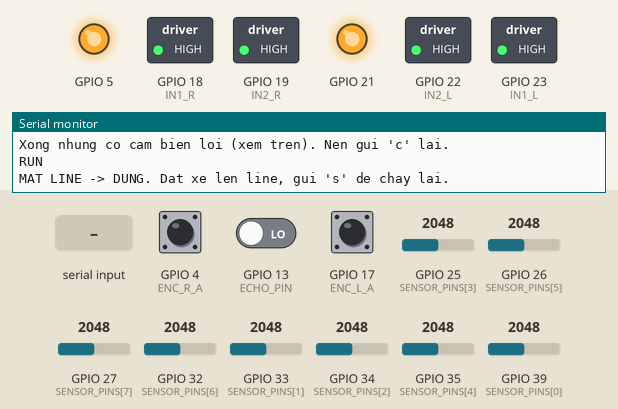
Simulated run of this sketch. Board: ESP32. On the bench: switched loads named in the sketch (green lamp = pin HIGH), output pins drawn as LEDs (lit = HIGH), the last lines printed to the serial monitor. The test bench sets the inputs (shaded band); at power-on: GPIO 4 (ENC_R_A) HIGH, GPIO 13 (ECHO_PIN) LOW, GPIO 17 (ENC_L_A) HIGH, GPIO 25 (SENSOR_PINS[3]) = 2048, GPIO 26 (SENSOR_PINS[5]) = 2048, GPIO 27 (SENSOR_PINS[7]) = 2048, GPIO 32 (SENSOR_PINS[6]) = 2048, GPIO 33 (SENSOR_PINS[1]) = 2048, GPIO 34 (SENSOR_PINS[2]) = 2048, GPIO 35 (SENSOR_PINS[4]) = 2048, GPIO 39 (SENSOR_PINS[0]) = 2048 (analog values on the 0–4095 scale). EEPROM starts erased.

Above: at 10.5 s.
10.6 s: "c\n" received over Serial
At 11.2 s:
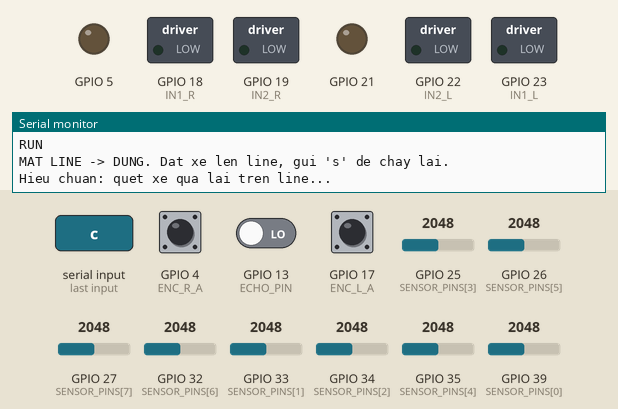
12.1 s: "test\n" received over Serial
At 15.0 s:
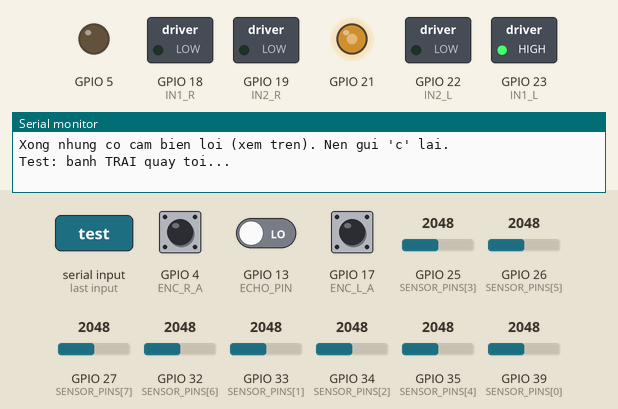
15.1 s: "s\n" received over Serial
At 16.4 s:
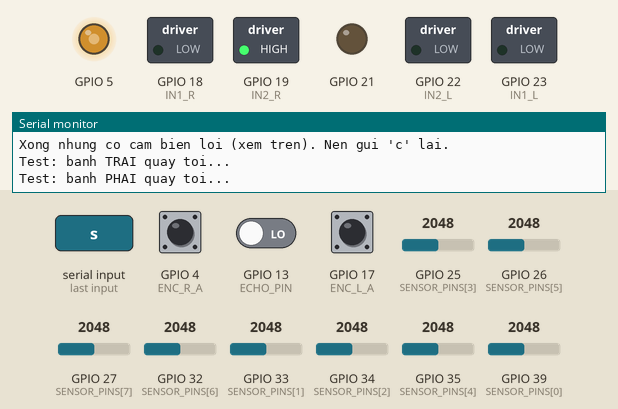
Timing chart, 0 to 18.2 s (numbered marks = the images above; inputs shaded):
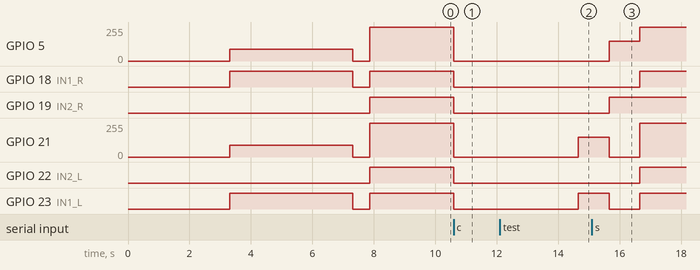

The sketch:

line_copy_20261126115010.ino
```cpp
// File nhóm đang sử dụng để chạy
/*
 * ===================================================================
 *  XE DÒ LINE - ESP32 DEV MODULE (v4 - bản đã rà soát & sửa lỗi từ v3)
 *  QTR-8A (analog) + HC-SR04 + L298N + 2x Encoder GA25 (Pha A & B)
 *  Điều khiển: PD (đạo hàm có lọc), tự hiệu chuẩn, dừng vật cản
 *  (non-blocking), chỉnh thông số qua Serial.
 * ===================================================================
 *
 *  SƠ ĐỒ CHÂN (giữ nguyên như v3):
 *  - L298N (Bánh TRÁI - OUT3/OUT4) : ENB->21, IN3->23, IN4->22
 *  - L298N (Bánh PHẢI - OUT1/OUT2) : ENA->5,  IN1->18, IN2->19
 *  - Encoder TRÁI                  : A->17, B->16
 *  - Encoder PHẢI                  : A->4,  B->2   (GPIO2 là chân strapping!)
 *  - QTR-8A (OUT1..OUT8)           : 27, 32, 26, 35, 25, 34, 33, 39
 *  - HC-SR04                       : TRIG->12 (strapping!), ECHO->13 (chia áp 5V->3.3V)
 *
 *  LỆNH SERIAL (115200, Newline):
 *    c          : hiệu chuẩn cảm biến (4 giây)
 *    s          : bắt đầu chạy       | x   : dừng
 *    kp 0.05    : đặt Kp             | kd 1.0 : đặt Kd  | ki 0.0 : đặt Ki
 *    base 150   : tốc độ cơ bản      | max 230 : tốc độ tối đa
 *    lost 140   : tốc độ xoay khi mất line
 *    dbg        : bật/tắt debug      | p   : in thông số hiện tại
 */

#include <Arduino.h>
#include <Preferences.h>

// ============================ CẤU HÌNH ==============================
#define AUTO_START     true     // true: bật nguồn là tự chạy (không cần Serial)
const uint32_t START_DELAY_MS = 3000;              // chờ bao lâu sau khi bật nguồn rồi mới chạy
#define BLACK_LINE      true     // true: line đen nền trắng | false: line trắng nền đen
#define AUTO_CAL_SPIN   false    // true: xe tự xoay tại chỗ khi hiệu chuẩn
#define USE_ENCODER     1        // 1: bật đọc encoder | 0: tắt hẳn ngắt encoder
#define CAL_TIME_MS     4000
#define NUM_SENSORS     8

// QTR-8A: OUT1..OUT8 (OUT1 = ngoài cùng TRÁI; nếu bị ngược hãy đảo thứ tự mảng này)
const uint8_t SENSOR_PINS[NUM_SENSORS] = {39,33,34,25,35,26,32,27};

// L298N (Trái = OUT3/OUT4, Phải = OUT1/OUT2)
const uint8_t EN_R = 5, IN1_R = 18, IN2_R = 19;   // Động cơ PHẢI (ENB, IN1, IN2)
const uint8_t EN_L = 21,  IN1_L = 23, IN2_L = 22;   // Động cơ TRÁI (ENA, IN3, IN4)
const bool INVERT_LEFT  = false;                   // đổi thành true nếu bánh trái quay ngược
const bool INVERT_RIGHT = true;                   // đổi thành true nếu bánh phải quay ngược

// HC-SR04
const uint8_t TRIG_PIN = 14, ECHO_PIN = 13;
const float    OBSTACLE_CM   = 15.0f;
const uint8_t  OBSTACLE_HITS = 2;                  // số lần đo liên tiếp để xác nhận vật cản (2 x 60ms)
const uint32_t US_MIN_WIDTH  = 120;                // us; xung ngắn hơn (~2cm) coi là nhiễu

// Mất line
const uint32_t LOST_TIMEOUT_MS = 2000;             // xoay tìm line quá lâu thì dừng hẳn

// Encoder GA25 (Pha A + Pha B)
const uint8_t ENC_L_A = 17, ENC_L_B = 16;          // Trái
const uint8_t ENC_R_A = 4,  ENC_R_B = 15;           // Phải

// PWM
const uint32_t PWM_FREQ = 5000;
const uint8_t  PWM_BITS = 8;                       // 0..255

// Vòng điều khiển
const uint32_t LOOP_US = 2000;                     // 500 Hz

// Lọc đạo hàm: 1.0 = không lọc, càng nhỏ càng mượt (nhưng trễ hơn)
const float DERIV_ALPHA = 0.4f;

// ======================= THAM SỐ CÓ THỂ CHỈNH ========================
float Kp = 0.050f, Ki = 0.0f, Kd = 1.0f;
int   baseSpeed = 180;
int   maxSpeed  = 230;
int   minSpeed  = -80;                             // cho phép đảo chiều nhẹ khi vào cua gắt
int   lostSpin  = 150;                             // tốc độ xoay khi mất line

// ============================ BIẾN TOÀN CỤC ===========================
uint16_t calMin[NUM_SENSORS], calMax[NUM_SENSORS];
uint16_t sv[NUM_SENSORS];                          // giá trị chuẩn hóa 0..1000
bool     calibrated = false;

enum State { IDLE, CALIBRATING, RUNNING };
State state = IDLE;

float    lastErr = 0, integral = 0, derivFilt = 0;
bool     havePrev = false;                         // tránh derivative kick
int      lastSide = 0;                             // -1: lệch trái, +1: lệch phải
bool     debugOn = false;
bool     wasLost = false;
bool     obsPrinted = false;
uint32_t lostSinceMs = 0;

#if USE_ENCODER
volatile int32_t encL = 0, encR = 0;
int32_t  lastEncL = 0, lastEncR = 0;
int32_t  speedL = 0, speedR = 0;                   // xung có dấu / 50 ms

void IRAM_ATTR isrL() {
  if (digitalRead(ENC_L_B)) encL--;
  else                      encL++;
}
void IRAM_ATTR isrR() {
  if (digitalRead(ENC_R_B)) encR--;
  else                      encR++;
}
#endif

// ---- HC-SR04 non-blocking ----
volatile uint32_t echoRiseUs  = 0;
volatile uint32_t echoWidthUs = 0;
volatile bool     echoRising  = false;
volatile bool     echoDone    = false;
float    distCm = 999;
uint8_t  obstacleCount = 0;
bool     obstacle = false;
bool     usWaiting = false;
uint32_t usTrigMs = 0;

// =============================== PWM ==================================
void pwmBegin(uint8_t pin, uint8_t ch) {
#if ESP_ARDUINO_VERSION_MAJOR >= 3
  ledcAttach(pin, PWM_FREQ, PWM_BITS);
#else
  ledcSetup(ch, PWM_FREQ, PWM_BITS);
  ledcAttachPin(pin, ch);
#endif
}

void pwmWrite(uint8_t pin, uint8_t ch, uint8_t duty) {
#if ESP_ARDUINO_VERSION_MAJOR >= 3
  ledcWrite(pin, duty);
#else
  ledcWrite(ch, duty);
#endif
}

void driveOne(uint8_t en, uint8_t chn, uint8_t inA, uint8_t inB, int spd, bool inv) {
  if (inv) spd = -spd;
  if (spd > 0)      { digitalWrite(inA, HIGH); digitalWrite(inB, LOW);  }
  else if (spd < 0) { digitalWrite(inA, LOW);  digitalWrite(inB, HIGH); spd = -spd; }
  else              { digitalWrite(inA, LOW);  digitalWrite(inB, LOW);  }
  pwmWrite(en, chn, (uint8_t)constrain(spd, 0, 255));
}

void setMotors(int l, int r) {
  l = constrain(l, -255, 255);
  r = constrain(r, -255, 255);
  driveOne(EN_L, 0, IN1_L, IN2_L, l, INVERT_LEFT);
  driveOne(EN_R, 1, IN1_R, IN2_R, r, INVERT_RIGHT);
}

void stopMotors() { setMotors(0, 0); }             // thả trôi (coast)

// Phanh: hai chân IN cùng mức HIGH + EN full -> L298N đoản mạch cuộn dây, dừng nhanh
void brakeMotors() {
  digitalWrite(IN1_L, HIGH); digitalWrite(IN2_L, HIGH); pwmWrite(EN_L, 0, 255);
  digitalWrite(IN1_R, HIGH); digitalWrite(IN2_R, HIGH); pwmWrite(EN_R, 1, 255);
}

// ============================== HC-SR04 ===============================
void IRAM_ATTR isrEcho() {
  if (digitalRead(ECHO_PIN)) {
    echoRiseUs = micros();
    echoRising = true;
  } else if (echoRising) {
    echoWidthUs = micros() - echoRiseUs;
    echoRising  = false;
    echoDone    = true;
  }
}

void usReset() {
  noInterrupts();
  echoDone = false;
  echoRising = false;
  interrupts();
  usWaiting = false;
  obstacleCount = 0;
  obstacle = false;
  distCm = 999;
  usTrigMs = millis();
}

void usProcess(float cm) {
  distCm = cm;
  if (cm < OBSTACLE_CM) { if (obstacleCount < OBSTACLE_HITS + 2) obstacleCount++; }
  else                  { if (obstacleCount > 0) obstacleCount--; }
  obstacle = (obstacleCount >= OBSTACLE_HITS);
}

void updateObstacle(uint32_t ms) {
  if (usWaiting) {
    if (echoDone) {
      uint32_t w;
      noInterrupts(); w = echoWidthUs; echoDone = false; interrupts();
      usWaiting = false;
      if (w < US_MIN_WIDTH || w > 23200) usProcess(999.0f);   // nhiễu hoặc ngoài tầm
      else                               usProcess(w * 0.0343f / 2.0f);
    } else if (ms - usTrigMs > 30) {
      usWaiting = false;
      echoRising = false;
      usProcess(999.0f);
    }
  } else if (ms - usTrigMs >= 60) {
    echoDone = false;
    echoRising = false;
    digitalWrite(TRIG_PIN, HIGH);
    delayMicroseconds(10);
    digitalWrite(TRIG_PIN, LOW);
    usTrigMs = ms;
    usWaiting = true;
  }
}

// ============================== QTR-8A ================================
// Đọc bỏ 1 lần đầu (xả điện tích còn lại từ kênh ADC trước), rồi lấy trung bình 2 lần
uint16_t readOne(uint8_t pin) {
  analogRead(pin);
  return (analogRead(pin) + analogRead(pin)) / 2;
}

void readRaw(uint16_t *raw) {
  for (int i = 0; i < NUM_SENSORS; i++) raw[i] = readOne(SENSOR_PINS[i]);
}

// ---- Lưu/đọc hiệu chuẩn và thông số vào flash (còn nguyên khi mất điện) ----
Preferences prefs;

void saveCal() {
  prefs.begin("linebot", false);
  prefs.putBytes("calMin", calMin, sizeof(calMin));
  prefs.putBytes("calMax", calMax, sizeof(calMax));
  prefs.end();
}

bool loadCal() {
  prefs.begin("linebot", false);
  bool ok = prefs.getBytesLength("calMin") == sizeof(calMin) &&
            prefs.getBytesLength("calMax") == sizeof(calMax);
  if (ok) {
    prefs.getBytes("calMin", calMin, sizeof(calMin));
    prefs.getBytes("calMax", calMax, sizeof(calMax));
  }
  prefs.end();
  if (ok) calibrated = true;
  return ok;
}

void saveParams() {
  prefs.begin("linebot", false);
  prefs.putFloat("kp", Kp); prefs.putFloat("ki", Ki); prefs.putFloat("kd", Kd);
  prefs.putInt("base", baseSpeed); prefs.putInt("max", maxSpeed); prefs.putInt("lost", lostSpin);
  prefs.end();
}

void loadParams() {
  prefs.begin("linebot", false);
  Kp = prefs.getFloat("kp", Kp); Ki = prefs.getFloat("ki", Ki); Kd = prefs.getFloat("kd", Kd);
  baseSpeed = prefs.getInt("base", baseSpeed);
  maxSpeed  = prefs.getInt("max", maxSpeed);
  lostSpin  = prefs.getInt("lost", lostSpin);
  prefs.end();
}

void resetCal() {
  for (int i = 0; i < NUM_SENSORS; i++) { calMin[i] = 4095; calMax[i] = 0; }
}

void calibrateStep() {
  uint16_t raw[NUM_SENSORS];
  readRaw(raw);
  for (int i = 0; i < NUM_SENSORS; i++) {
    if (raw[i] < calMin[i]) calMin[i] = raw[i];
    if (raw[i] > calMax[i]) calMax[i] = raw[i];
  }
}

void runCalibration(bool spin) {
  Serial.println(F("Hieu chuan: quet xe qua lai tren line..."));
  stopMotors();
  resetCal();
  uint32_t t0 = millis();
  if (spin) setMotors(90, -90);
  while (millis() - t0 < CAL_TIME_MS) { calibrateStep(); delay(2); }
  stopMotors();
  bool ok = true;
  for (int i = 0; i < NUM_SENSORS; i++) {
    bool bad = ((int)calMax[i] - (int)calMin[i]) < 200;
    if (bad) ok = false;
    Serial.printf("S%d (GPIO%u): min=%u max=%u%s\n", i + 1, SENSOR_PINS[i],
                  calMin[i], calMax[i], bad ? "  <-- DAI HEP, kiem tra day/khoang cach/quet lai" : "");
  }
  calibrated = true;
  saveCal();                                       // nhớ lại cho lần bật nguồn sau
  Serial.println(ok ? F("Xong. Gui 's' de chay.")
                    : F("Xong nhung co cam bien loi (xem tren). Nen gui 'c' lai."));
}

int readPosition(bool &onLine) {
  uint16_t raw[NUM_SENSORS];
  readRaw(raw);
  long wsum = 0, sum = 0;
  int  maxV = 0;
  for (int i = 0; i < NUM_SENSORS; i++) {
    int range = (int)calMax[i] - (int)calMin[i];
    int v = 0;
    if (range > 50) {
      v = ((int)raw[i] - (int)calMin[i]) * 1000 / range;
      v = constrain(v, 0, 1000);
      if (!BLACK_LINE) v = 1000 - v;               // chỉ đảo khi cảm biến có dải hợp lệ
    }
    sv[i] = v;
    if (v > maxV) maxV = v;
    if (v > 150) {
      wsum += (long)v * i * 1000;
      sum  += v;
    }
  }
  onLine = (maxV > 250 && sum > 0);
  if (!onLine) return (lastSide < 0) ? 0 : (lastSide > 0 ? 7000 : 3500);
  int pos = (int)(wsum / sum);
  lastSide = (pos < 3500) ? -1 : +1;               // luôn có hướng, để mất line còn biết xoay phía nào
  return pos;
}

// ============================ ĐIỀU KHIỂN ==============================
void resetPid() {
  integral = 0;
  derivFilt = 0;
  havePrev = false;
}

void controlStep() {
  bool onLine;
  int pos = readPosition(onLine);

  if (obstacle != obsPrinted) {                    // báo khi trạng thái vật cản đổi
    obsPrinted = obstacle;
    if (obstacle) Serial.printf("VAT CAN: %.0f cm -> phanh\n", distCm);
    else          Serial.println(F("Het vat can"));
  }

  if (obstacle) {
    brakeMotors();
    resetPid();
    return;
  }

  if (!onLine) {
    resetPid();
    if (!wasLost) { wasLost = true; lostSinceMs = millis(); }
    // Chưa biết lệch phía nào, hoặc xoay quá lâu -> dừng hẳn (an toàn)
    if (lastSide == 0 || millis() - lostSinceMs > LOST_TIMEOUT_MS) {
      brakeMotors();
      state = IDLE;
      Serial.println(F("MAT LINE -> DUNG. Dat xe len line, gui 's' de chay lai."));
      return;
    }
    if (lastSide < 0) setMotors(-lostSpin, lostSpin);
    else              setMotors(lostSpin, -lostSpin);
    return;
  }
  wasLost = false;

  float err = (float)pos - 3500.0f;
  if (!havePrev) { lastErr = err; havePrev = true; }
  integral = constrain(integral + err, -20000.0f, 20000.0f);
  float deriv = err - lastErr;
  lastErr = err;
  derivFilt += DERIV_ALPHA * (deriv - derivFilt);  // lọc thông thấp, giảm giật do lượng tử ADC

  float corr = Kp * err + Ki * integral + Kd * derivFilt;

  float slow = 1.0f - 0.35f * fabsf(err) / 3500.0f;
  int base = (int)(baseSpeed * 1.0);

  int l = constrain(base + (int)corr, minSpeed, maxSpeed);
  int r = constrain(base - (int)corr, minSpeed, maxSpeed);
  setMotors(l, r);
}

// ============================== SERIAL ================================
void printParams() {
  Serial.printf("Kp=%.4f Ki=%.5f Kd=%.3f base=%d max=%d lost=%d\n",
                Kp, Ki, Kd, baseSpeed, maxSpeed, lostSpin);
}

void processCommand(char *buf) {
  for (char *p = buf; *p; p++) *p = tolower((unsigned char)*p);

  if      (!strcmp(buf, "c"))   { state = CALIBRATING; return; }
  else if (!strcmp(buf, "s"))   {
    if (!calibrated) Serial.println(F("Chua hieu chuan! Gui 'c' truoc."));
    else {
      resetPid(); usReset(); lastSide = 0; wasLost = false;
      state = RUNNING; Serial.println(F("RUN"));
    }
    return;
  }
  else if (!strcmp(buf, "x"))   { state = IDLE; brakeMotors(); Serial.println(F("STOP")); return; }
  else if (!strcmp(buf, "dbg")) {
    debugOn = !debugOn;
    Serial.println(debugOn ? F("DEBUG ON") : F("DEBUG OFF"));
    return;
  }
  else if (!strcmp(buf, "p"))   { printParams(); return; }
  else if (!strcmp(buf, "save")) { saveParams(); Serial.println(F("Da luu thong so vao flash.")); return; }
  else if (!strcmp(buf, "clear")) {
    prefs.begin("linebot", false); prefs.clear(); prefs.end();
    calibrated = false;
    Serial.println(F("Da xoa hieu chuan va thong so da luu."));
    return;
  }
  else if (!strcmp(buf, "test")) {                 // thử từng động cơ, mỗi bánh quay tới 1 giây
    state = IDLE;
    Serial.println(F("Test: banh TRAI quay toi..."));
    setMotors(150, 0); delay(1000);
    Serial.println(F("Test: banh PHAI quay toi..."));
    setMotors(0, 150); delay(1000);
    stopMotors();
    Serial.println(F("Xong test."));
    return;
  }
  else if (!strcmp(buf, "raw")) {                  // in giá trị ADC thô của 8 cảm biến
    uint16_t raw[NUM_SENSORS];
    readRaw(raw);
    for (int i = 0; i < NUM_SENSORS; i++) Serial.printf("%4u ", raw[i]);
    Serial.printf("| dist=%.0f cm\n", distCm);
    return;
  }

  char key[16];
  float v;
  if (sscanf(buf, "%15s %f", key, &v) == 2) {
    if      (!strcmp(key, "kp"))   Kp = max(0.0f, v);
    else if (!strcmp(key, "ki"))   Ki = max(0.0f, v);
    else if (!strcmp(key, "kd"))   Kd = max(0.0f, v);
    else if (!strcmp(key, "base")) baseSpeed = constrain((int)v, 0, 255);
    else if (!strcmp(key, "max"))  maxSpeed  = constrain((int)v, 0, 255);
    else if (!strcmp(key, "lost")) lostSpin  = constrain((int)v, 0, 255);
    else { Serial.println(F("Lenh khong hop le")); return; }
    if (baseSpeed > maxSpeed) baseSpeed = maxSpeed;
    printParams();
  } else {
    Serial.println(F("Lenh khong hop le"));
  }
}

void handleSerial() {
  static char    cmdBuf[32];
  static uint8_t cmdLen = 0;
  static bool    overflow = false;
  while (Serial.available()) {
    char c = (char)Serial.read();
    if (c == '\n' || c == '\r') {
      if (overflow) {                              // dòng quá dài: bỏ cả dòng, không xử lý phần đuôi
        Serial.println(F("Lenh qua dai"));
        overflow = false;
      } else if (cmdLen) {
        cmdBuf[cmdLen] = 0;
        processCommand(cmdBuf);
      }
      cmdLen = 0;
    } else if (!overflow) {
      if (cmdLen < sizeof(cmdBuf) - 1) cmdBuf[cmdLen++] = c;
      else overflow = true;
    }
  }
}

// ============================== SETUP/LOOP ============================
void setup() {
  Serial.begin(115200);
  delay(300);

  pinMode(IN1_L, OUTPUT); pinMode(IN2_L, OUTPUT);
  pinMode(IN1_R, OUTPUT); pinMode(IN2_R, OUTPUT);
  pwmBegin(EN_L, 0);
  pwmBegin(EN_R, 1);
  stopMotors();

  analogReadResolution(12);
  analogSetAttenuation(ADC_11db);
  for (int i = 0; i < NUM_SENSORS; i++) pinMode(SENSOR_PINS[i], INPUT);
  resetCal();

  pinMode(TRIG_PIN, OUTPUT);
  digitalWrite(TRIG_PIN, LOW);
  pinMode(ECHO_PIN, INPUT);
  attachInterrupt(digitalPinToInterrupt(ECHO_PIN), isrEcho, CHANGE);

#if USE_ENCODER
  pinMode(ENC_L_A, INPUT_PULLUP);
  pinMode(ENC_L_B, INPUT_PULLUP);
  pinMode(ENC_R_A, INPUT_PULLUP);
  pinMode(ENC_R_B, INPUT_PULLUP);
  attachInterrupt(digitalPinToInterrupt(ENC_L_A), isrL, RISING);
  attachInterrupt(digitalPinToInterrupt(ENC_R_A), isrR, RISING);
#endif

  loadParams();
  bool haveCal = loadCal();

  Serial.println(F("San sang. 'c' = hieu chuan, 's' = chay, 'x' = dung, 'save' = luu thong so."));
  printParams();

#if AUTO_START
  // Bật nguồn là tự chạy: đặt xe lên line, chờ START_DELAY_MS rồi xuất phát
  Serial.printf("AUTO_START: chay sau %lu ms\n", (unsigned long)START_DELAY_MS);
  delay(START_DELAY_MS);
  if (!haveCal) {
    Serial.println(F("Chua co hieu chuan -> xe tu xoay de hieu chuan (dat xe giua line)."));
    runCalibration(true);
    delay(500);
  }
  resetPid(); usReset(); lastSide = 0; wasLost = false;
  state = RUNNING;
  Serial.println(F("RUN"));
#endif
}

void loop() {
  static uint32_t tNext = 0, tEnc = 0, tDbg = 0;
  handleSerial();

  if (state == CALIBRATING) {
    runCalibration(AUTO_CAL_SPIN);
    state = IDLE;
    return;
  }

  uint32_t now = micros();
  if ((int32_t)(now - tNext) < 0) return;
  tNext += LOOP_US;
  if ((int32_t)(now - tNext) > (int32_t)(10 * LOOP_US)) tNext = now + LOOP_US;

  uint32_t ms = millis();

#if USE_ENCODER
  if (ms - tEnc >= 50) {
    noInterrupts(); int32_t a = encL, b = encR; interrupts();
    speedL = a - lastEncL; speedR = b - lastEncR;
    lastEncL = a; lastEncR = b;
    tEnc = ms;
  }
#endif

  if (state == RUNNING) {
    updateObstacle(ms);
    controlStep();
  } else if (debugOn && calibrated) {
    bool dummy;
    readPosition(dummy);                           // cho phép xem cảm biến khi đang đứng yên
  }

  if (debugOn && ms - tDbg >= 100) {
    tDbg = ms;
    for (int i = 0; i < NUM_SENSORS; i++) Serial.printf("%4u ", sv[i]);
#if USE_ENCODER
    Serial.printf("| err=%.0f dist=%.0f encL=%ld encR=%ld\n",
                  lastErr, distCm, (long)speedL, (long)speedR);
#else
    Serial.printf("| err=%.0f dist=%.0f\n", lastErr, distCm);
#endif
  }
}
```

Measured:
- after the input at 10.6 s, GPIO 5, GPIO 21: 255/255 → 0/255 at once; GPIO 18 (IN1_R), GPIO 19 (IN2_R), GPIO 22 (IN2_L), GPIO 23 (IN1_L): HIGH → LOW at once
- after the input at 12.1 s, GPIO 21: 0/255 → 149/255 after 2.6 s; GPIO 23 (IN1_L): LOW → HIGH after 2.6 s
- after the input at 15.1 s, GPIO 18 (IN1_R), GPIO 22 (IN2_L): LOW → HIGH after 1.6 s; GPIO 19 (IN2_R): goes on until 15.7 s, then stays HIGH
